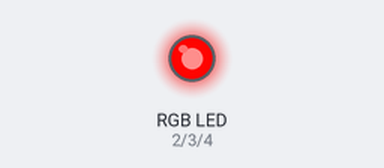
The sketch below on a simulated Arduino Mega 2560, built with avr-gcc and run on an emulated ATmega2560. On the bench: an RGB LED mixed from three pins (HIGH = lit). Dim RGB values are drawn brighter than linear.

Above: at 0.05 s.
At 0.9 s:
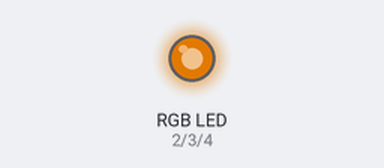
At 1.8 s:
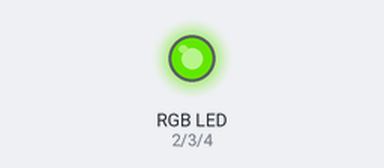
At 3.6 s:
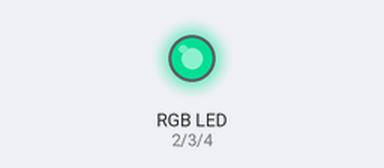
At 5.4 s:
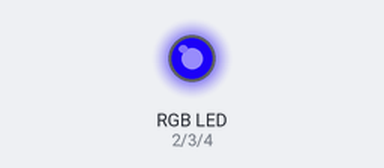
At 7.2 s:
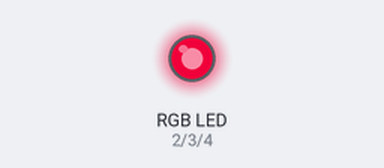
Timing chart, 0 to 10.0 s (numbered marks = the images above):
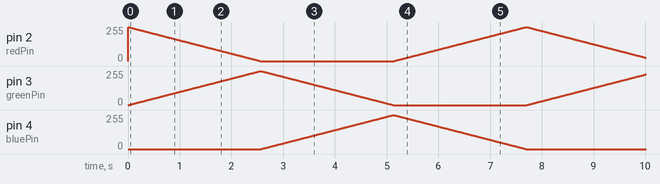

The sketch:

atmega2560rgbled.ino
```cpp
// Arduino Mega 2560 PWM Pins
const int redPin   = 2; // PWM Pin 2
const int greenPin = 3; // PWM Pin 3
const int bluePin  = 4; // PWM Pin 4

void setup() {
  pinMode(redPin, OUTPUT);
  pinMode(greenPin, OUTPUT);
  pinMode(bluePin, OUTPUT);
}

void loop() {
  // Smoothly fade from Red -> Green -> Blue -> Red

  // Red to Yellow to Green
  for (int i = 0; i <= 255; i++) {
    analogWrite(redPin, 255 - i);
    analogWrite(greenPin, i);
    analogWrite(bluePin, 0);
    delay(10);
  }

  // Green to Cyan to Blue
  for (int i = 0; i <= 255; i++) {
    analogWrite(redPin, 0);
    analogWrite(greenPin, 255 - i);
    analogWrite(bluePin, i);
    delay(10);
  }

  // Blue to Magenta to Red
  for (int i = 0; i <= 255; i++) {
    analogWrite(redPin, i);
    analogWrite(greenPin, 0);
    analogWrite(bluePin, 255 - i);
    delay(10);
  }
}
```
